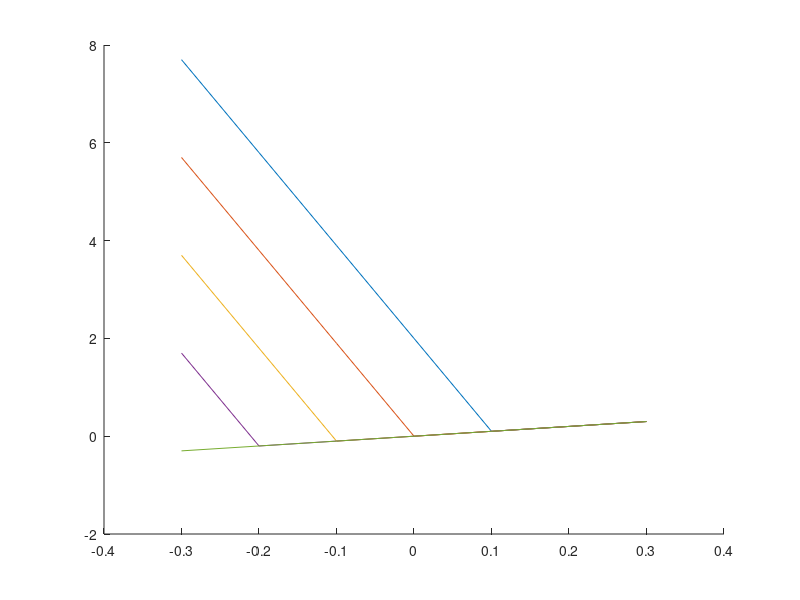

The MATLAB source for this figure: (Note: this script raises an error after producing the figure.)

t = -0.3:0.1:0.3;
d_list = [-0.1,0,0.1,0.2,0.3];
alpha = 0.05;

for d = d_list
    f = t+1/alpha*max(-d-t,0);
    hold on
    plot(t,f)
end
legend("$d = "+string(d_list)+"$",'Interpreter','latex')
ylim([-0.5 2])
xlabel("$s$",'Interpreter','latex')
ylabel("$s+\frac{1}{\alpha}{\rm max}(-d-s,0)$",'Interpreter','latex')